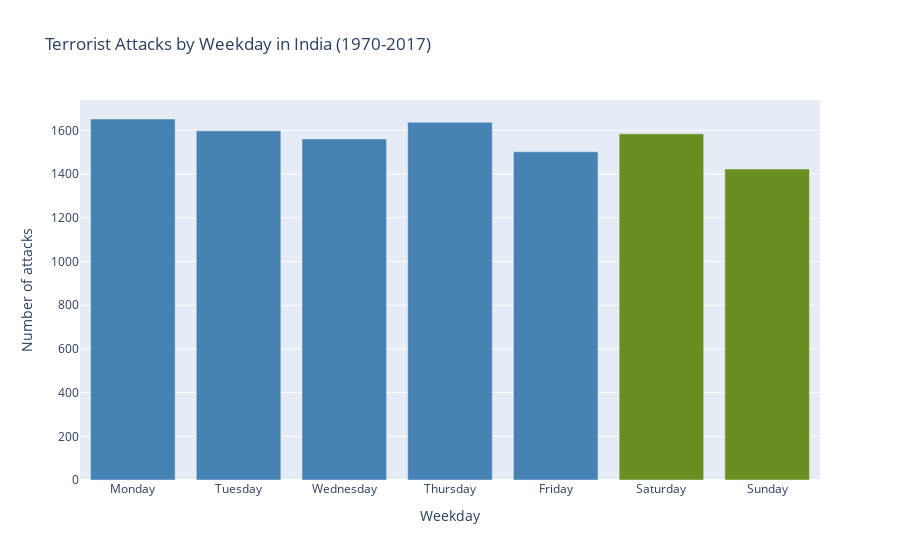

The code cell stored with this chart in its notebook:
### Markdown cell above
graph of day based attacks

### Code cell
t_ind['weekday'] = t_ind['date'].apply(lambda x: datetime.isoweekday(x))
trace = go.Bar(
    x=['Monday', 'Tuesday', 'Wednesday', 'Thursday', 'Friday', 'Saturday', 'Sunday'],
    y=t_ind.groupby('weekday').weekday.count().tolist(),
    marker=dict(
        color=['steelblue'] * 5 + ['olivedrab'] * 2
    ),
)
layout = go.Layout(
    title = 'Terrorist Attacks by Weekday in India (1970-2017)',
    xaxis = dict(
        title = 'Weekday',
    ),
    yaxis = dict(
        title = 'Number of attacks',
    )
)
data = [trace]
figure = dict(data = data, layout = layout)
iplot(figure)

### Figure 1 — Plotly figure (JSON) as saved in the notebook; plotly's stock layout.template omitted (floating-point values rounded to 4 significant figures)
{"data": [{"marker": {"color": ["steelblue", "steelblue", "steelblue", "steelblue", "steelblue", "olivedrab", "olivedrab"]}, "type": "bar", "x": ["Monday", "Tuesday", "Wednesday", "Thursday", "Friday", "Saturday", "Sunday"], "y": [1652, 1598, 1561, 1637, 1502, 1584, 1423]}], "layout": {"title": {"text": "Terrorist Attacks by Weekday in India (1970-2017)"}, "xaxis": {"title": {"text": "Weekday"}}, "yaxis": {"title": {"text": "Number of attacks"}}}}
